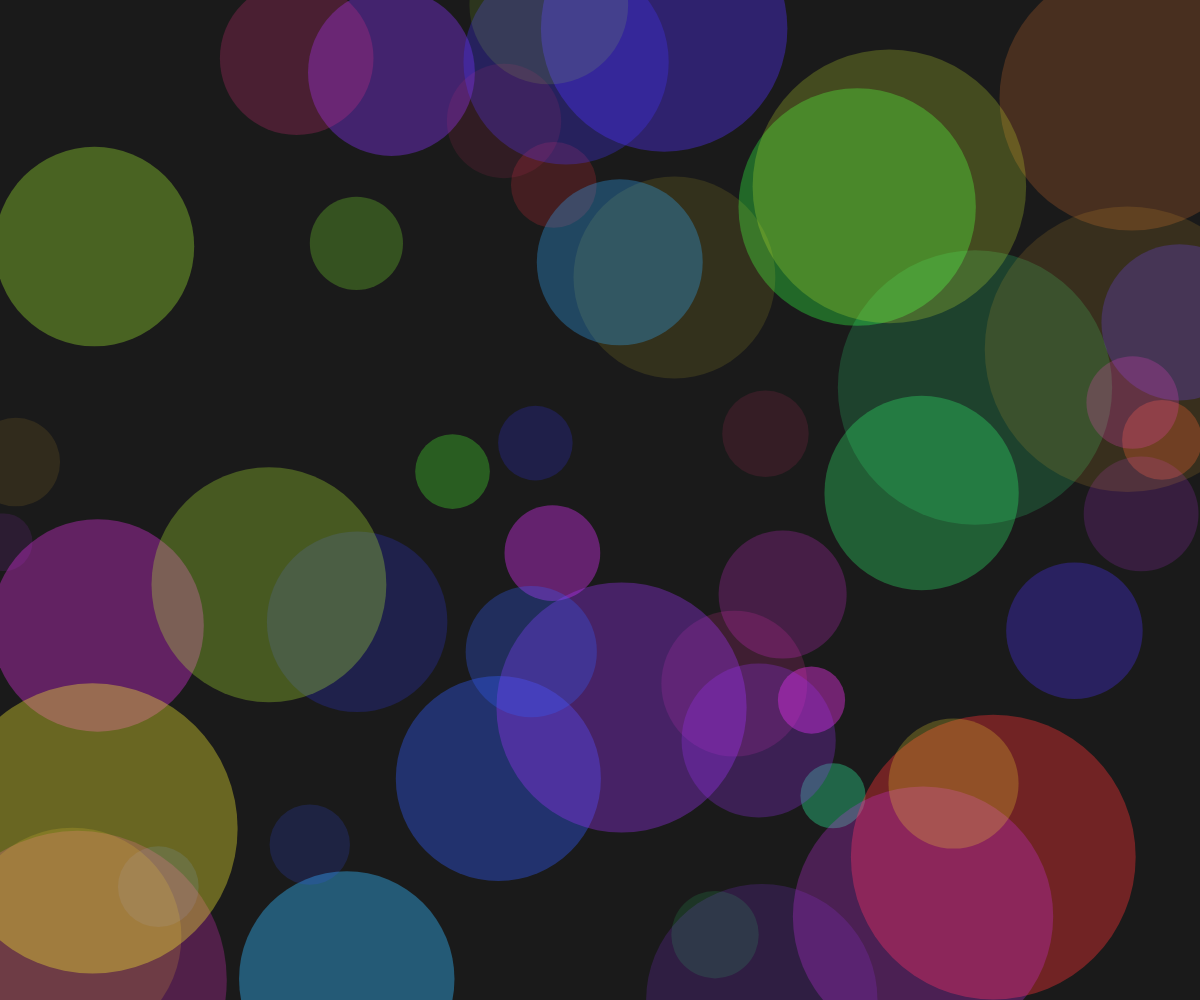
Frame 1 (no input)
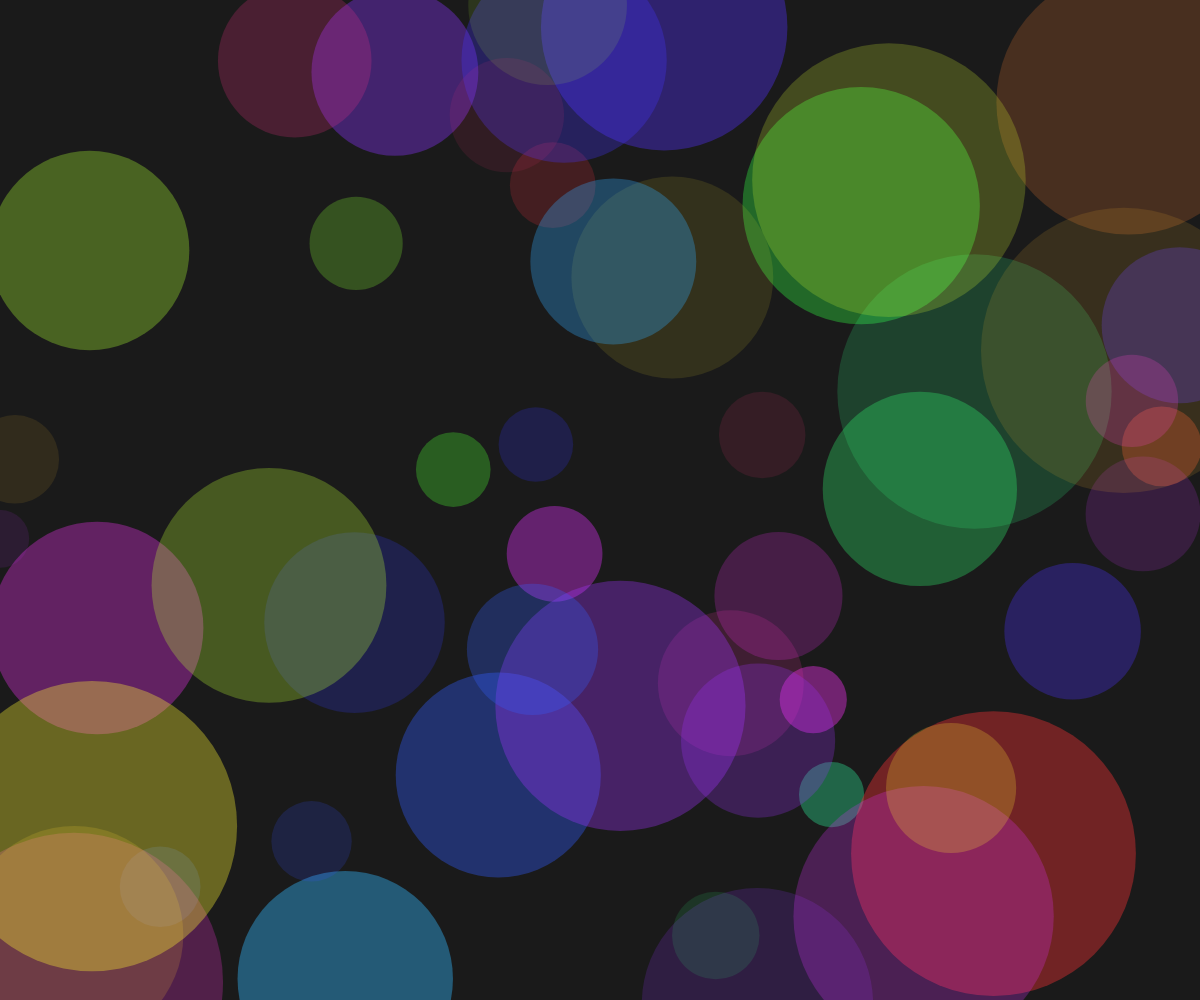
Frame 60 (no input)
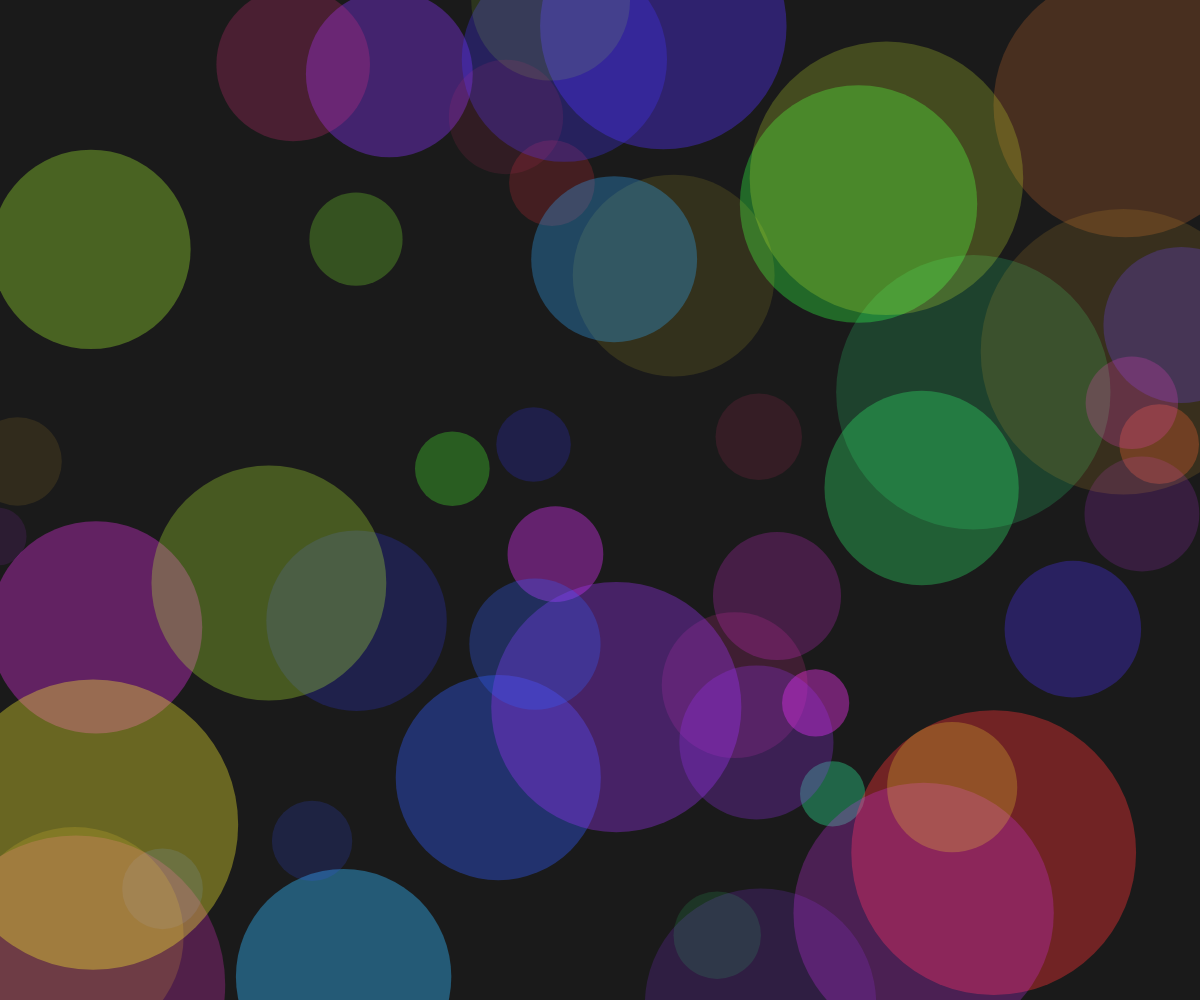
Frame 120 (the mouse pressed at the canvas centre since frame 60)

The p5.js sketch that drew these frames (run headless with seeded random() and noise() and a simulated clock; from frame 60 on, the mouse is pressed at the canvas centre):

// p5.js sketch
// ── sketch.js
// routine will fill the canvas with translucent circles

let layers = [];

function setup() {
  createCanvas(windowWidth, windowHeight);
  noStroke();
  colorMode(HSB, 360, 100, 100, 100);
  
  // Generate multiple translucent layers
  for (let i = 0; i < 50; i++) {
    layers.push({
      x: random(width),
      y: random(height),
      r: random(50, 300),
      hue: random(360),
      alpha: random(10, 40)
    });
  }
}

function draw() {
  background(0, 0, 10); // dark background
  
  // Draw soft overlapping circles
  for (let l of layers) {
    fill(l.hue, 80, 100, l.alpha);
    ellipse(l.x, l.y, l.r);
    
    // Gentle movement for organic feel
    l.x += random(-0.5, 0.5);
    l.y += random(-0.5, 0.5);
  }
}

// Resize canvas dynamically
function windowResized() {
  resizeCanvas(windowWidth, windowHeight);
}
